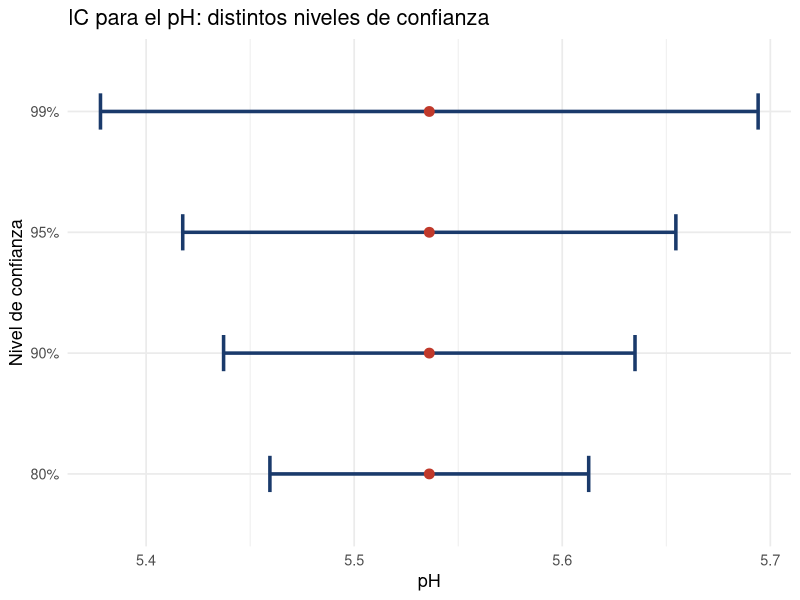
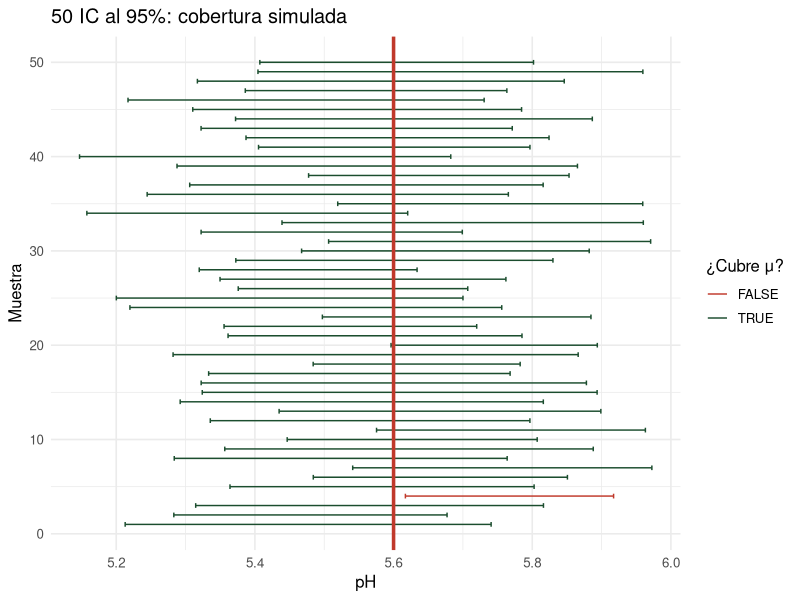

R code for these plots, in order:
## ---- chunk 1
#| echo: true
xbar <- 3.18; sigma <- 0.20; n <- 30; alpha <- 0.05
z <- qnorm(1 - alpha/2)
ee <- sigma / sqrt(n)
ic <- c(xbar - z*ee, xbar + z*ee)
cat("IC 95%: [", round(ic[1], 4), ",", round(ic[2], 4), "]\n")
cat("Margen de error:", round(z*ee, 4), "\n")
## ---- chunk 2
#| echo: true
# Datos: pH del suelo en 15 parcelas de cacao, Huila
set.seed(20)
ph <- rnorm(15, mean = 5.6, sd = 0.4)
n <- length(ph); xbar <- mean(ph); s <- sd(ph)

cat("n =", n, "  xbar =", round(xbar, 4), "  s =", round(s, 4), "\n")

# IC 95% manual con t
t_crit <- qt(0.975, df = n - 1)
ee <- s / sqrt(n)
ic <- c(xbar - t_crit*ee, xbar + t_crit*ee)
cat("IC 95% (manual): [", round(ic[1], 4), ",", round(ic[2], 4), "]\n")

# IC 95% automático con t.test
t.test(ph, conf.level = 0.95)$conf.int
## ---- chunk 3
#| echo: true
#| fig-height: 3.5
library(ggplot2); library(tidyverse)
set.seed(20)
datos <- rnorm(50, 5.6, 0.4)

# IC para distintos niveles
niveles <- c(0.80, 0.90, 0.95, 0.99)
ics <- map_dfr(niveles, function(conf) {
  ic <- t.test(datos, conf.level = conf)$conf.int
  tibble(nivel = paste0(conf*100, "%"), lwr = ic[1], upr = ic[2],
         centro = mean(datos))
})

ggplot(ics, aes(y = nivel)) +
  geom_errorbarh(aes(xmin = lwr, xmax = upr), height = 0.3,
                 color = "#1a3a6b", linewidth = 1.2) +
  geom_point(aes(x = centro), color = "#c0392b", size = 3) +
  labs(x = "pH", y = "Nivel de confianza",
       title = "IC para el pH: distintos niveles de confianza") +
  theme_minimal(base_size = 13)
## ---- chunk 4
#| echo: true
#| fig-height: 3.5
set.seed(20)
mu_real <- 5.6; sigma <- 0.4; n <- 15; B <- 100

resultados <- map_dfr(1:B, function(i) {
  x <- rnorm(n, mu_real, sigma)
  ic <- t.test(x)$conf.int
  tibble(sim = i, lwr = ic[1], upr = ic[2],
         cubre = ic[1] <= mu_real & mu_real <= ic[2])
})

ggplot(resultados[1:50,], aes(y = sim, color = cubre)) +
  geom_errorbarh(aes(xmin = lwr, xmax = upr), height = 0.5) +
  geom_vline(xintercept = mu_real, color = "#c0392b", linewidth = 1.2) +
  scale_color_manual(values = c("TRUE"="#1b4d2e","FALSE"="#c0392b")) +
  labs(x = "pH", y = "Muestra", color = "¿Cubre μ?",
       title = "50 IC al 95%: cobertura simulada") +
  theme_minimal(base_size = 12)
## ---- chunk 5
#| echo: true
xbar <- 22.3; sigma <- 1.8; n <- 40

for (conf in c(0.90, 0.95, 0.99)) {
  z  <- qnorm(1 - (1-conf)/2)
  ee <- sigma / sqrt(n)
  ic <- xbar + c(-1, 1) * z * ee
  cat(sprintf("IC %s%%: [%.4f, %.4f]  ancho = %.4f\n",
              conf*100, ic[1], ic[2], diff(ic)))
}
## ---- chunk 6
#| echo: true
xbar <- 18.4; s <- 3.2; n <- 12; alpha <- 0.05
# Distribución t con n-1 = 11 grados de libertad
t_crit <- qt(1 - alpha/2, df = n - 1)
cat("t crítico (11 gl):", round(t_crit, 4), "\n")
ee <- s / sqrt(n)
ic <- xbar + c(-1, 1) * t_crit * ee
cat("IC 95%: [", round(ic[1], 4), ",", round(ic[2], 4), "]\n")
## ---- chunk 7
#| echo: true
set.seed(20)
mu <- 10; sigma <- 2; n <- 20; B <- 200
cobertura <- replicate(B, {
  x <- rnorm(n, mu, sigma)
  ic <- t.test(x, conf.level = 0.95)$conf.int
  ic[1] <= mu & mu <= ic[2]
})
cat("Cobertura observada:", mean(cobertura), "\n")
cat("Cobertura nominal:  0.95\n")
